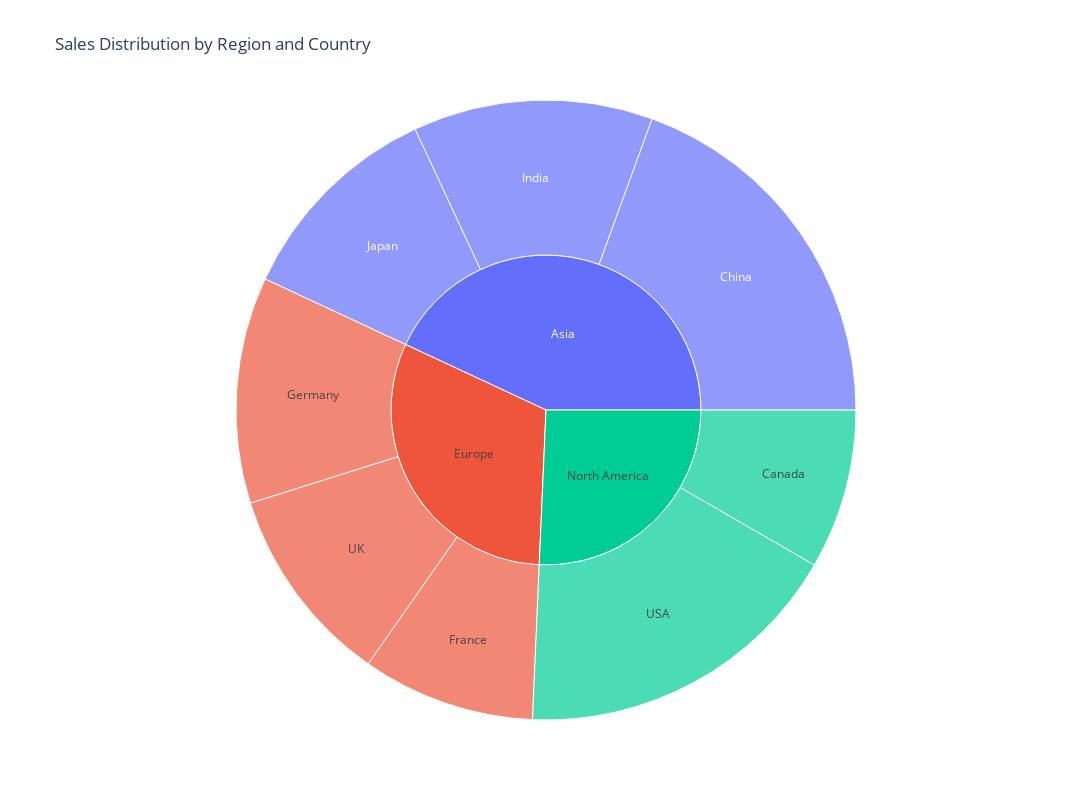

Write notebook code for a chart like this one.
### Markdown cell above
## Example 1: Basic Sunburst Chart
A simple Sunburst chart showing the distribution of sales across different regions and countries.

### Code cell
# Create a sample dataset for our basic sunburst chart
data = {
    'Region': ['North America', 'North America', 'Europe', 'Europe', 'Europe', 'Asia', 'Asia', 'Asia'],
    'Country': ['USA', 'Canada', 'UK', 'Germany', 'France', 'Japan', 'China', 'India'],
    'Sales': [25000, 12000, 15000, 17000, 13000, 16000, 28000, 18000]
}

df = pd.DataFrame(data)

# Create a basic sunburst chart
fig = px.sunburst(
    df,
    path=['Region', 'Country'],  # Defines the hierarchical levels
    values='Sales',              # Values determine the size of sectors
    title='Sales Distribution by Region and Country',
    width=1200,
    height=800,
    
)

fig.show()

### Figure 1 — Plotly figure (JSON) as saved in the notebook; plotly's stock layout.template omitted (floating-point values rounded to 4 significant figures)
{"data": [{"branchvalues": "total", "domain": {"x": [0, 1], "y": [0, 1]}, "hovertemplate": "labels=%{label}<br>Sales=%{value}<br>parent=%{parent}<br>id=%{id}<extra></extra>", "ids": ["North America/USA", "North America/Canada", "Europe/UK", "Europe/Germany", "Europe/France", "Asia/Japan", "Asia/China", "Asia/India", "North America", "Europe", "Asia"], "labels": ["USA", "Canada", "UK", "Germany", "France", "Japan", "China", "India", "North America", "Europe", "Asia"], "name": "", "parents": ["North America", "North America", "Europe", "Europe", "Europe", "Asia", "Asia", "Asia", "", "", ""], "type": "sunburst", "values": [25000.0, 12000.0, 15000.0, 17000.0, 13000.0, 16000.0, 28000.0, 18000.0, 37000.0, 45000.0, 62000.0]}], "layout": {"height": 800, "legend": {"tracegroupgap": 0}, "title": {"text": "Sales Distribution by Region and Country"}, "width": 1200}}
